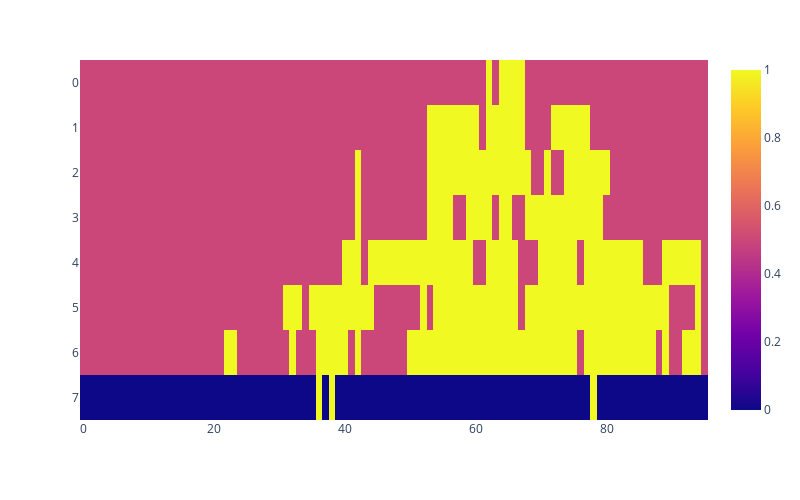

Notebook code for this chart:
### Code cell
# traces_filepath = Path(r"C:\Users\mrkos\scth\projects\MDPPricing\data\ev_variable_resources\single_day_cs_pp_T=192_c=3_expected_res=24_nᵣ=24_res_budget_μ=1.0\traces\traces_N=100_seed=888.csv")
traces_filepath = Path(r"C:\Users\mrkos\scth\projects\MDPPricing\data\ev_variable_resources\single_day_cs_pp_T=768_c=3_expected_res=96_nᵣ=96_res_budget_μ=0.25\traces\traces_N=100_seed=888.csv")
# traces_filepath = Path(r"C:\Users\mrkos\scth\projects\MDPPricing\data\ev_variable_resources\single_day_cs_pp_T=80_c=3_expected_res=10_nᵣ=10_res_budget_μ=2.4\traces\traces_N=100_seed=888.csv")
# traces_filepath = Path(r"C:\Users\mrkos\scth\projects\MDPPricing\data\tmp_investigating_flatrate\traces\traces_N=100_seed=888.csv")

traces = pd.read_csv(traces_filepath, dtype={"product":str})
traces["prod_vec"] = traces["product"].apply(vec_from_str)
traces["n_timeslots"] = traces.prod_vec.apply(sum)

flatrate_per_timeslot = pd.read_csv(traces_filepath.parents[1]/"results"/"flatrate"/"config_flatrate_result_price.csv").iloc[0,0]
print(flatrate_per_timeslot)

traces["accepted_by_flatrate"] = traces.budget>=traces.n_timeslots*flatrate_per_timeslot
traces["revenue_if_sold_with_flatrate"] = traces["n_timeslots"]*flatrate_per_timeslot

tr = traces[traces.trace_id==6]
requests_accepted_by_flatrate = tr[tr.accepted_by_flatrate]
requests_rejected_by_flatrate = tr[~tr.accepted_by_flatrate]

alloc_acc, _ = traces2allocation(requests_accepted_by_flatrate)
alloc_rej, _ = traces2allocation(requests_rejected_by_flatrate)
alloc_rej[alloc_rej==0.0] = 0.5

alloc = np.concatenate([alloc_rej, alloc_acc], axis=0)
fig = px.imshow(alloc, aspect="auto", width=800, height=500)
fig.show()

### Figure 1 — Plotly figure (JSON) as saved in the notebook; plotly's stock layout.template omitted (floating-point values rounded to 4 significant figures; data arrays with more than 128 entries replaced by an {"elided": "..."} marker saying what was removed)
{"data": [{"coloraxis": "coloraxis", "name": "0", "z": {"elided": "8x96 float values"}, "type": "heatmap", "xaxis": "x", "yaxis": "y", "hovertemplate": "x: %{x}<br>y: %{y}<br>color: %{z}<extra></extra>"}], "layout": {"xaxis": {"anchor": "y", "domain": [0.0, 1.0]}, "yaxis": {"anchor": "x", "domain": [0.0, 1.0], "autorange": "reversed"}, "coloraxis": {"colorscale": [[0.0, "#0d0887"], [0.1111, "#46039f"], [0.2222, "#7201a8"], [0.3333, "#9c179e"], [0.4444, "#bd3786"], [0.5556, "#d8576b"], [0.6667, "#ed7953"], [0.7778, "#fb9f3a"], [0.8889, "#fdca26"], [1.0, "#f0f921"]]}, "margin": {"t": 60}, "height": 500, "width": 800}}
